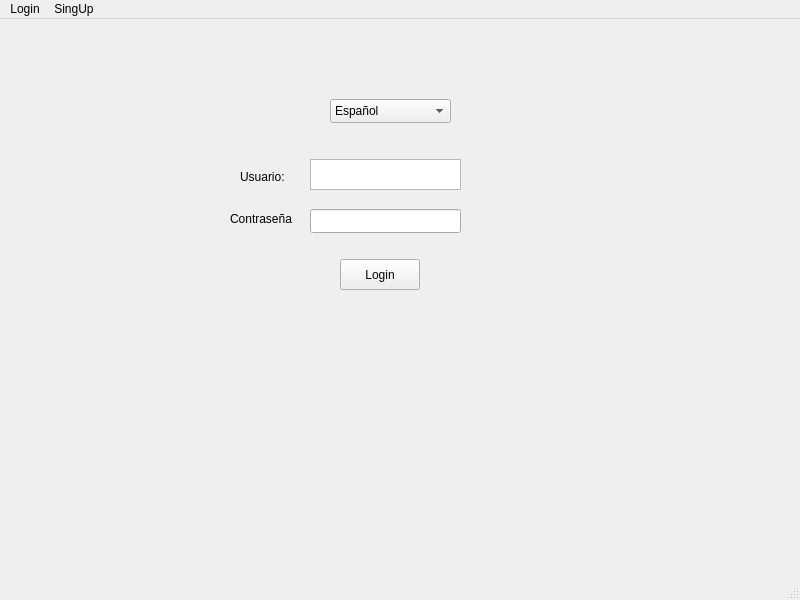
<?xml version="1.0" encoding="UTF-8"?>
<ui version="4.0">
 <class>MainWindow</class>
 <widget class="QMainWindow" name="MainWindow">
  <property name="geometry">
   <rect>
    <x>0</x>
    <y>0</y>
    <width>800</width>
    <height>600</height>
   </rect>
  </property>
  <property name="windowTitle">
   <string>MainWindow</string>
  </property>
  <widget class="QWidget" name="centralwidget">
   <widget class="QLabel" name="label">
    <property name="geometry">
     <rect>
      <x>240</x>
      <y>150</y>
      <width>60</width>
      <height>16</height>
     </rect>
    </property>
    <property name="text">
     <string>Usuario:</string>
    </property>
   </widget>
   <widget class="QLabel" name="label_2">
    <property name="geometry">
     <rect>
      <x>230</x>
      <y>190</y>
      <width>81</width>
      <height>20</height>
     </rect>
    </property>
    <property name="text">
     <string>Contraseña</string>
    </property>
   </widget>
   <widget class="QComboBox" name="comboBox">
    <property name="geometry">
     <rect>
      <x>330</x>
      <y>80</y>
      <width>121</width>
      <height>24</height>
     </rect>
    </property>
    <item>
     <property name="text">
      <string>Español</string>
     </property>
    </item>
    <item>
     <property name="text">
      <string>English</string>
     </property>
    </item>
    <item>
     <property name="text">
      <string>Alemán</string>
     </property>
    </item>
    <item>
     <property name="text">
      <string>Klingon</string>
     </property>
    </item>
   </widget>
   <widget class="QPlainTextEdit" name="plainTextEdit_2">
    <property name="geometry">
     <rect>
      <x>310</x>
      <y>140</y>
      <width>151</width>
      <height>31</height>
     </rect>
    </property>
    <property name="inputMethodHints">
     <set>Qt::ImhMultiLine</set>
    </property>
    <property name="plainText">
     <string/>
    </property>
    <property name="backgroundVisible">
     <bool>false</bool>
    </property>
    <property name="placeholderText">
     <string>UserName</string>
    </property>
   </widget>
   <widget class="QPushButton" name="pushButton">
    <property name="geometry">
     <rect>
      <x>340</x>
      <y>240</y>
      <width>80</width>
      <height>31</height>
     </rect>
    </property>
    <property name="text">
     <string>Login</string>
    </property>
   </widget>
   <widget class="QLineEdit" name="linePasword">
    <property name="geometry">
     <rect>
      <x>310</x>
      <y>190</y>
      <width>151</width>
      <height>24</height>
     </rect>
    </property>
    <property name="echoMode">
     <enum>QLineEdit::Password</enum>
    </property>
   </widget>
  </widget>
  <widget class="QStatusBar" name="statusbar"/>
  <widget class="QMenuBar" name="menubar">
   <property name="geometry">
    <rect>
     <x>0</x>
     <y>0</y>
     <width>800</width>
     <height>21</height>
    </rect>
   </property>
   <widget class="QMenu" name="menuLogin">
    <property name="title">
     <string>Login</string>
    </property>
    <addaction name="separator"/>
   </widget>
   <widget class="QMenu" name="menuSingUp">
    <property name="title">
     <string>SingUp</string>
    </property>
   </widget>
   <addaction name="menuLogin"/>
   <addaction name="menuSingUp"/>
  </widget>
 </widget>
 <resources/>
 <connections/>
</ui>
